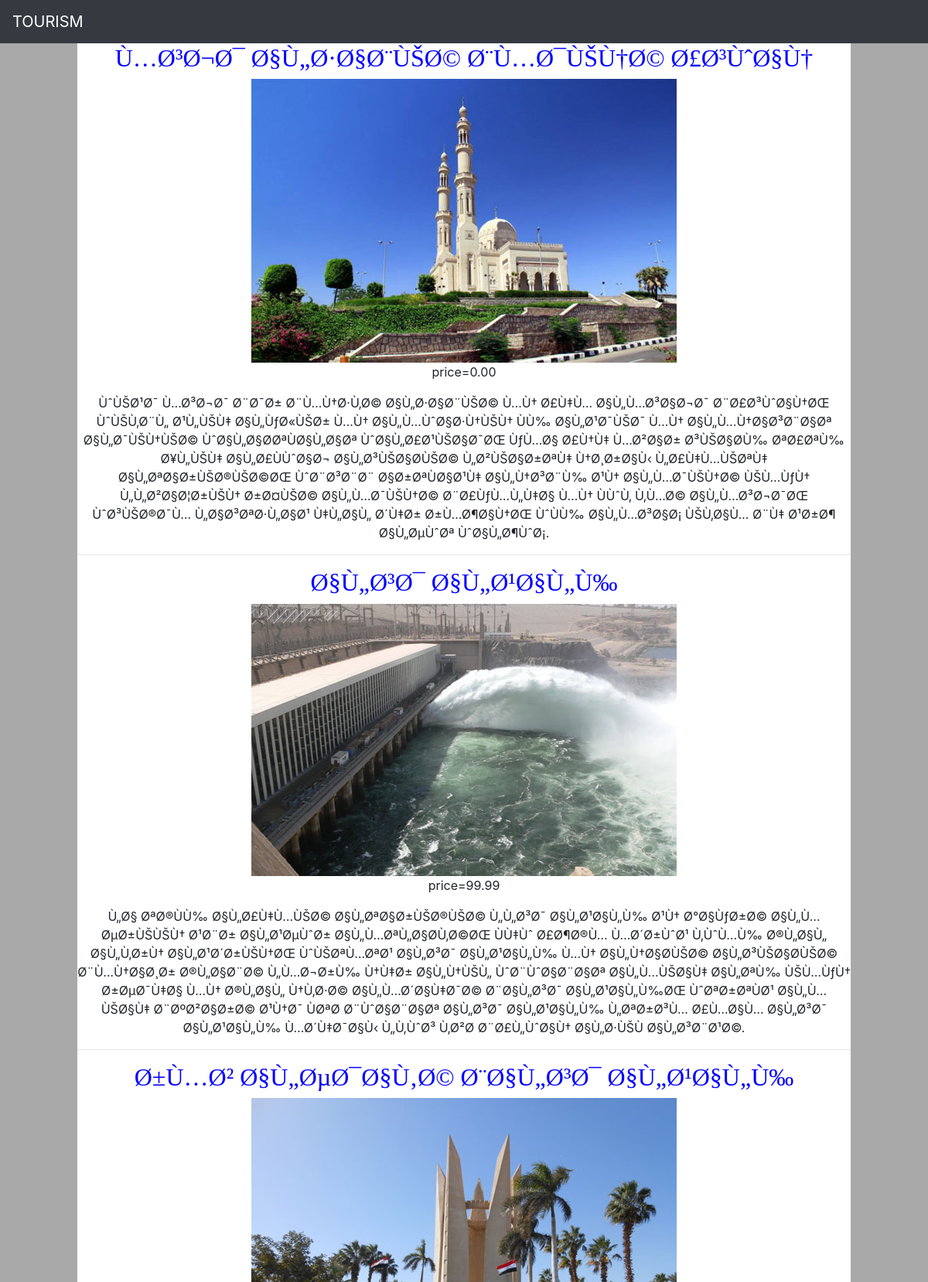
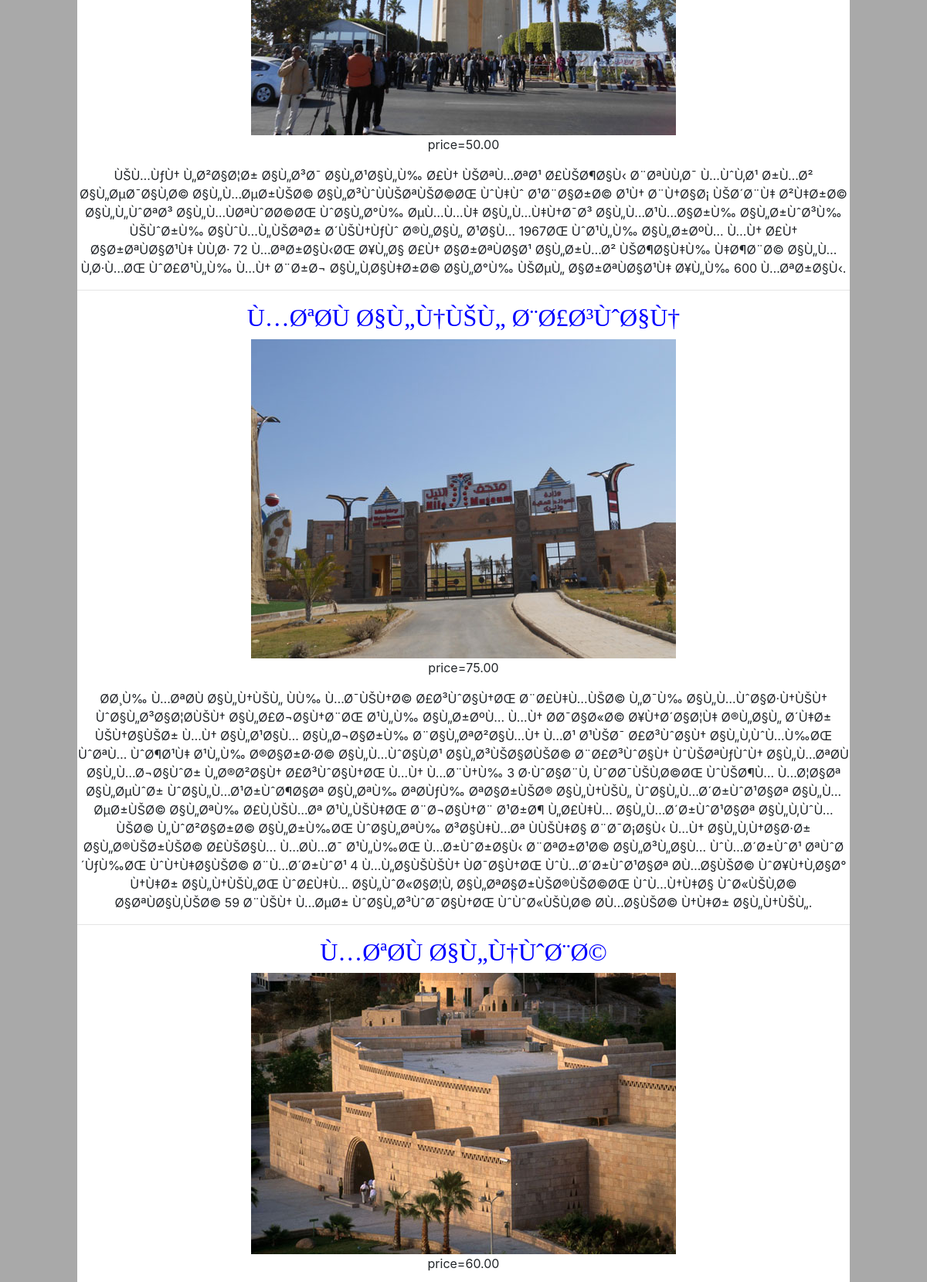
Screenshot of /first.php?place_id=1 (upper part) with the database file from the repository (2 pictures, top to bottom).
### tables this page shows
CREATE TABLE `place` (
  `p_id` int(11) NOT NULL,
  `c_id` int(11) NOT NULL,
  `name` varchar(100) NOT NULL,
  `img` varchar(100) NOT NULL,
  `price` decimal(4,2) NOT NULL,
  `description` text NOT NULL
);

### first.php (the view, shortened to what this page needs)
<html>
	<head>
		<link rel="stylesheet" href="https://stackpath.bootstrapcdn.com/bootstrap/4.1.3/css/bootstrap.min.css">
         <link rel="stylesheet" href="s.css">
		</head>
	<body>
	<nav class="navbar navbar-expand-sm bg-dark navbar-dark">
   <a class="navbar-brand" href="in.php">TOURISM</a>
    </nav>
		<div id="container">
		<?php
		$place_id=$_GET['place_id'];
					$q=mysql_query("select * from place where c_id=$place_id ");
					if($q)
					{
						while($r=mysql_fetch_assoc($q))
						{
							$name=$r['name'];
							$price=$r['price'];
							$dec=$r['description'];
							$img=$r['img'];
							echo "<div class='a' align='center'>
							<h2 '>$name</h2>
							<img src='$img'>
							<p>price=$price</p>
							<p>$dec</p>
							<hr>
							</div>
							";
						}
					}
					?>
		</div>
		</body>
		</html>

### s.css (style rules this page uses)
#container { width:1000px;margin:0 auto; background-color:white; overflow:hidden; }
body { background:darkgray; }
h2 { color:blue; font-family:andalus; }

### rows the page displays
place: name "Ù…Ø³Ø¬Ø¯ Ø§Ù„Ø·Ø§Ø¨ÙŠØ© Ø¨Ù…Ø¯ÙŠÙ†Ø© Ø£Ø³ÙˆØ§Ù†", img (picture), price "0.00", description "ÙˆÙŠØ¹Ø¯ Ù…Ø³Ø¬Ø¯ Ø¨Ø¯Ø± Ø¨Ù…Ù†Ø·Ù‚Ø© Ø§Ù„Ø·Ø§Ø¨ÙŠØ© Ù…Ù† Ø£Ù‡Ù… Ø§Ù„Ù…Ø³Ø§Ø¬Ø¯ Ø¨Ø£Ø³ÙˆØ§Ù†ØŒ ÙˆÙŠÙ‚Ø¨Ù„ Ø¹Ù„ÙŠÙ‡ Ø§Ù„ÙƒØ«ÙŠØ± Ù…Ù† Ø§Ù„Ù…ÙˆØ§Ø·Ù†ÙŠÙ† ÙÙ‰ Ø§Ù„Ø¹Ø¯ÙŠØ¯ Ù…Ù† Ø§Ù„Ù…Ù†Ø§Ø³Ø¨Ø§Øª Ø§Ù„Ø¯ÙŠÙ†ÙŠØ© ÙˆØ§Ù„Ø§Ø­ØªÙØ§Ù„Ø§Øª ÙˆØ§Ù„Ø£Ø¹ÙŠØ§Ø¯ØŒ ÙƒÙ…Ø§ Ø£Ù†Ù‡ Ù…Ø²Ø§Ø± Ø³ÙŠØ§Ø­Ù‰ ØªØ£ØªÙ‰ Ø¥Ù„ÙŠÙ‡ Ø§Ù„Ø£ÙÙˆØ§Ø¬ Ø§Ù„Ø³ÙŠØ§Ø­ÙŠØ© Ù„Ø²ÙŠØ§Ø±ØªÙ‡ Ù†Ø¸Ø±Ø§Ù‹ Ù„Ø£Ù‡Ù…ÙŠØªÙ‡ Ø§Ù„ØªØ§Ø±ÙŠØ®ÙŠØ©ØŒ ÙˆØ¨Ø³Ø¨Ø¨ Ø§Ø±ØªÙØ§Ø¹Ù‡ Ø§Ù„Ù†Ø³Ø¨Ù‰ Ø¹Ù† Ø§Ù„Ù…Ø¯ÙŠÙ†Ø© ÙŠÙ…ÙƒÙ† Ù„Ù„Ø²Ø§Ø¦Ø±ÙŠÙ† Ø±Ø¤ÙŠØ© Ø§Ù„Ù…Ø¯ÙŠÙ†Ø© Ø¨Ø£ÙƒÙ…Ù„Ù‡Ø§ Ù…Ù† ÙÙˆÙ‚ Ù‚Ù…Ø© Ø§Ù„Ù…Ø³Ø¬Ø¯ØŒ ÙˆØ³ÙŠØ®Ø¯Ù… Ù„Ø§Ø³ØªØ·Ù„Ø§Ø¹ Ù‡Ù„Ø§Ù„ Ø´Ù‡Ø± Ø±Ù…Ø¶Ø§Ù†ØŒ ÙˆÙÙ‰ Ø§Ù„Ù…Ø³Ø§Ø¡ ÙŠÙ‚Ø§Ù… Ø¨Ù‡ Ø¹Ø±Ø¶ Ø§Ù„ØµÙˆØª ÙˆØ§Ù„Ø¶ÙˆØ¡."
place: name "Ø§Ù„Ø³Ø¯ Ø§Ù„Ø¹Ø§Ù„Ù‰", img (picture), price "99.99", description "Ù„Ø§ ØªØ®ÙÙ‰ Ø§Ù„Ø£Ù‡Ù…ÙŠØ© Ø§Ù„ØªØ§Ø±ÙŠØ®ÙŠØ© Ù„Ù„Ø³Ø¯ Ø§Ù„Ø¹Ø§Ù„Ù‰ Ø¹Ù† Ø°Ø§ÙƒØ±Ø© Ø§Ù„Ù…ØµØ±ÙŠÙŠÙ† Ø¹Ø¨Ø± Ø§Ù„Ø¹ØµÙˆØ± Ø§Ù„Ù…ØªÙ„Ø§Ø­Ù‚Ø©ØŒ ÙÙ‡Ùˆ Ø£Ø¶Ø®Ù… Ù…Ø´Ø±ÙˆØ¹ Ù‚ÙˆÙ…Ù‰ Ø®Ù„Ø§Ù„ Ø§Ù„Ù‚Ø±Ù† Ø§Ù„Ø¹Ø´Ø±ÙŠÙ†ØŒ ÙˆÙŠØªÙ…ØªØ¹ Ø§Ù„Ø³Ø¯ Ø§Ù„Ø¹Ø§Ù„Ù‰ Ù…Ù† Ø§Ù„Ù†Ø§Ø­ÙŠØ© Ø§Ù„Ø³ÙŠØ§Ø­ÙŠØ© Ø¨Ù…Ù†Ø§Ø¸Ø± Ø®Ù„Ø§Ø¨Ø© Ù„Ù…Ø¬Ø±Ù‰ Ù†Ù‡Ø± Ø§Ù„Ù†ÙŠÙ„ ÙˆØ¨ÙˆØ§Ø¨Ø§Øª Ø§Ù„Ù…ÙŠØ§Ù‡ Ø§Ù„ØªÙ‰ ÙŠÙ…ÙƒÙ† Ø±ØµØ¯Ù‡Ø§ Ù…Ù† Ø®Ù„Ø§Ù„ Ù†Ù‚Ø·Ø© Ø§Ù„Ù…Ø´Ø§Ù‡Ø¯Ø© Ø¨Ø§Ù„Ø³Ø¯ Ø§Ù„Ø¹Ø§Ù„Ù‰ØŒ ÙˆØªØ±ØªÙØ¹ Ø§Ù„Ù…ÙŠØ§Ù‡ Ø¨ØºØ²Ø§Ø±Ø© Ø¹Ù†Ø¯ ÙØªØ­ Ø¨ÙˆØ§Ø¨Ø§Øª Ø§Ù„Ø³Ø¯ Ø§Ù„Ø¹Ø§Ù„Ù‰ Ù„ØªØ±Ø³Ù… Ø£Ù…Ø§Ù… Ø§Ù„Ø³Ø¯ Ø§Ù„Ø¹Ø§Ù„Ù‰ Ù…Ø´Ù‡Ø¯Ø§Ù‹ Ù„Ù‚ÙˆØ³ Ù‚Ø²Ø­ Ø¨Ø£Ù„ÙˆØ§Ù† Ø§Ù„Ø·ÙŠÙ Ø§Ù„Ø³Ø¨Ø¹Ø©."
place: name "Ø±Ù…Ø² Ø§Ù„ØµØ¯Ø§Ù‚Ø© Ø¨Ø§Ù„Ø³Ø¯ Ø§Ù„Ø¹Ø§Ù„Ù‰", img (picture), price "50.00", description "ÙŠÙ…ÙƒÙ† Ù„Ø²Ø§Ø¦Ø± Ø§Ù„Ø³Ø¯ Ø§Ù„Ø¹Ø§Ù„Ù‰ Ø£Ù† ÙŠØªÙ…ØªØ¹ Ø£ÙŠØ¶Ø§Ù‹ Ø¨ØªÙÙ‚Ø¯ Ù…ÙˆÙ‚Ø¹ Ø±Ù…Ø² Ø§Ù„ØµØ¯Ø§Ù‚Ø© Ø§Ù„Ù…ØµØ±ÙŠØ© Ø§Ù„Ø³ÙˆÙÙŠØªÙŠØ©ØŒ ÙˆÙ‡Ùˆ Ø¹Ø¨Ø§Ø±Ø© Ø¹Ù† Ø¨Ù†Ø§Ø¡ ÙŠØ´Ø¨Ù‡ Ø²Ù‡Ø±Ø© Ø§Ù„Ù„ÙˆØªØ³ Ø§Ù„Ù…ÙØªÙˆØ­Ø©ØŒ ÙˆØ§Ù„Ø°Ù‰ ØµÙ…Ù…Ù‡ Ø§Ù„Ù…Ù‡Ù†Ø¯Ø³ Ø§Ù„Ù…Ø¹Ù…Ø§Ø±Ù‰ Ø§Ù„Ø±ÙˆØ³Ù‰ ÙŠÙˆØ±Ù‰ Ø§ÙˆÙ…Ù„ÙŠØªØ± Ø´ÙŠÙ†ÙƒÙˆ Ø®Ù„Ø§Ù„ Ø¹Ø§Ù… 1967ØŒ ÙˆØ¹Ù„Ù‰ Ø§Ù„Ø±ØºÙ… Ù…Ù† Ø£Ù† Ø§Ø±ØªÙØ§Ø¹Ù‡ ÙÙ‚Ø· 72 Ù…ØªØ±Ø§Ù‹ØŒ Ø¥Ù„Ø§ Ø£Ù† Ø§Ø±ØªÙØ§Ø¹ Ø§Ù„Ø±Ù…Ø² ÙŠØ¶Ø§Ù‡Ù‰ Ù‡Ø¶Ø¨Ø© Ø§Ù„Ù…Ù‚Ø·Ù…ØŒ ÙˆØ£Ø¹Ù„Ù‰ Ù…Ù† Ø¨Ø±Ø¬ Ø§Ù„Ù‚Ø§Ù‡Ø±Ø© Ø§Ù„Ø°Ù‰ ÙŠØµÙ„ Ø§Ø±ØªÙØ§Ø¹Ù‡ Ø¥Ù„Ù‰ 600 Ù…ØªØ±Ø§Ù‹."
place: name "Ù…ØªØ­Ù Ø§Ù„Ù†ÙŠÙ„ Ø¨Ø£Ø³ÙˆØ§Ù†", img (picture), price "75.00", description "Ø­Ø¸Ù‰ Ù…ØªØ­Ù Ø§Ù„Ù†ÙŠÙ„ ÙÙ‰ Ù…Ø¯ÙŠÙ†Ø© Ø£Ø³ÙˆØ§Ù†ØŒ Ø¨Ø£Ù‡Ù…ÙŠØ© Ù„Ø¯Ù‰ Ø§Ù„Ù…ÙˆØ§Ø·Ù†ÙŠÙ† ÙˆØ§Ù„Ø³Ø§Ø¦Ø­ÙŠÙ† Ø§Ù„Ø£Ø¬Ø§Ù†Ø¨ØŒ Ø¹Ù„Ù‰ Ø§Ù„Ø±ØºÙ… Ù…Ù† Ø­Ø¯Ø§Ø«Ø© Ø¥Ù†Ø´Ø§Ø¦Ù‡ Ø®Ù„Ø§Ù„ Ø´Ù‡Ø± ÙŠÙ†Ø§ÙŠØ± Ù…Ù† Ø§Ù„Ø¹Ø§Ù… Ø§Ù„Ø¬Ø§Ø±Ù‰ Ø¨Ø§Ù„ØªØ²Ø§Ù…Ù† Ù…Ø¹ Ø¹ÙŠØ¯ Ø£Ø³ÙˆØ§Ù† Ø§Ù„Ù‚ÙˆÙ…Ù‰ØŒ ÙˆØªÙ… ÙˆØ¶Ø¹Ù‡ Ø¹Ù„Ù‰ Ø®Ø§Ø±Ø·Ø© Ø§Ù„Ù…ÙˆØ§Ù‚Ø¹ Ø§Ù„Ø³ÙŠØ§Ø­ÙŠØ© Ø¨Ø£Ø³ÙˆØ§Ù† ÙˆÙŠØªÙƒÙˆÙ† Ø§Ù„Ù…ØªØ­Ù Ø§Ù„Ù…Ø¬Ø§ÙˆØ± Ù„Ø®Ø²Ø§Ù† Ø£Ø³ÙˆØ§Ù†ØŒ Ù…Ù† Ù…Ø¨Ù†Ù‰ 3 Ø·ÙˆØ§Ø¨Ù‚ ÙˆØ­Ø¯ÙŠÙ‚Ø©ØŒ ÙˆÙŠØ¶Ù… Ù…Ø¦Ø§Øª Ø§Ù„ØµÙˆØ± ÙˆØ§Ù„Ù…Ø¹Ø±ÙˆØ¶Ø§Øª Ø§Ù„ØªÙ‰ ØªØ­ÙƒÙ‰ ØªØ§Ø±ÙŠØ® Ø§Ù„Ù†ÙŠÙ„ ÙˆØ§Ù„Ù…Ø´Ø±ÙˆØ¹Ø§Øª Ø§Ù„Ù…ØµØ±ÙŠØ© Ø§Ù„ØªÙ‰ Ø£Ù‚ÙŠÙ…Øª Ø¹Ù„ÙŠÙ‡ØŒ Ø¨Ø¬Ø§Ù†Ø¨ Ø¹Ø±Ø¶ Ù„Ø£Ù‡Ù… Ø§Ù„Ù…Ø´Ø±ÙˆØ¹Ø§Øª Ø§Ù„Ù‚ÙˆÙ…ÙŠØ©…"
place: name "Ù…ØªØ­Ù Ø§Ù„Ù†ÙˆØ¨Ø©", img (picture), price "60.00"
